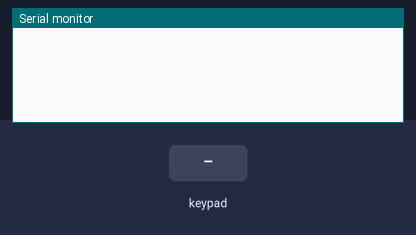
Simulated run of this sketch. Board: Arduino Uno, built with avr-gcc and run on an emulated ATmega328P. Shown: the last lines printed to the serial monitor. The inputs (shaded band) are chosen by the test bench.

Above: at 1.2 s.
1.3 s: key 'F' pressed
At 2.5 s:
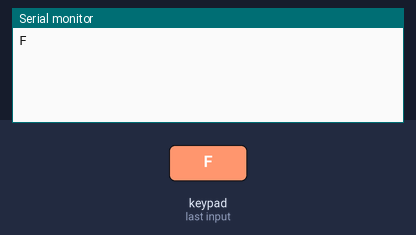
2.8 s: keypad keys 5 4 3 2 pressed 0.4 s apart
At 4.9 s:
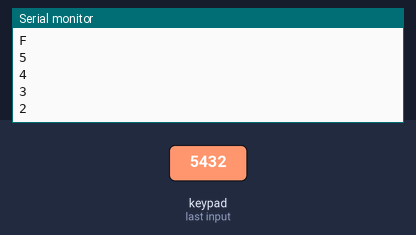
5.9 s: key 'E' pressed
At 7.1 s:
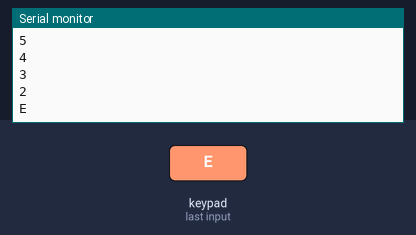
7.4 s: keypad keys 5 4 3 2 A pressed 0.4 s apart
At 9.6 s:
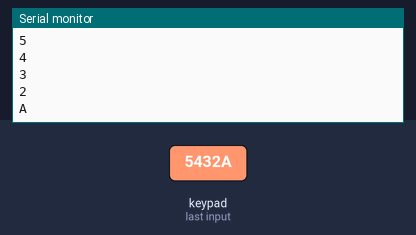
10.9 s: key 'D' pressed
At 11.3 s:
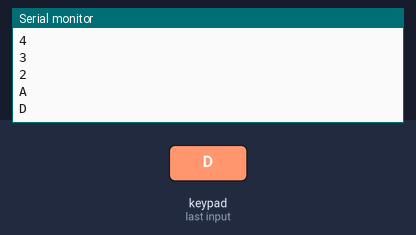
12.4 s: key 'C' pressed
At 13.5 s:
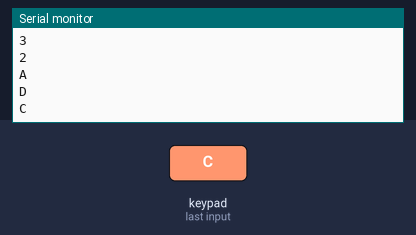
Timing chart, 0 to 14.9 s (numbered marks = the images above; inputs shaded):
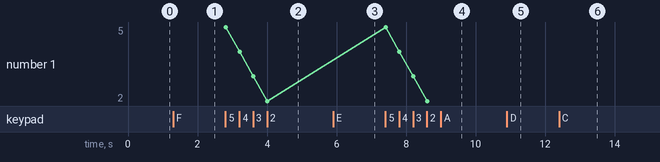

Measured:
- after the input at 1.3 s, the serial monitor: prints a new line at once (image 1)
- after the input at 2.8 s, the serial monitor: prints a new line at once (image 2)
- after the input at 5.9 s, the serial monitor: prints a new line at once (image 3)
- after the input at 7.4 s, the serial monitor: prints a new line at once (image 4)
- after the input at 10.9 s, the serial monitor: prints a new line at once (image 5)
- after the input at 12.4 s, the serial monitor: prints a new line at once (image 6)

The sketch:

lab01.ino
```cpp
#include <Keypad.h>
const byte ROWS = 4;
const byte COLS = 4;
char keys[ROWS][COLS] =
{
  {'F', 'E', 'D', 'C'},
  {'B', '3', '6', '9'},
  {'A', '2', '5', '8'},
  {'0', '1', '4', '7'}
};

byte rowPins[ROWS] = {5,4,3,2};
byte colPins[COLS] = {9,8,7,6};

Keypad keypad =
Keypad( makeKeymap(keys), rowPins,
colPins, ROWS, COLS );
void setup()
{
Serial.begin(9600);
}
void loop()
{
char key = keypad.getKey(); // 讀取 Keypad

if (key != NO_KEY)
{
Serial.println(key);
}
}
```
